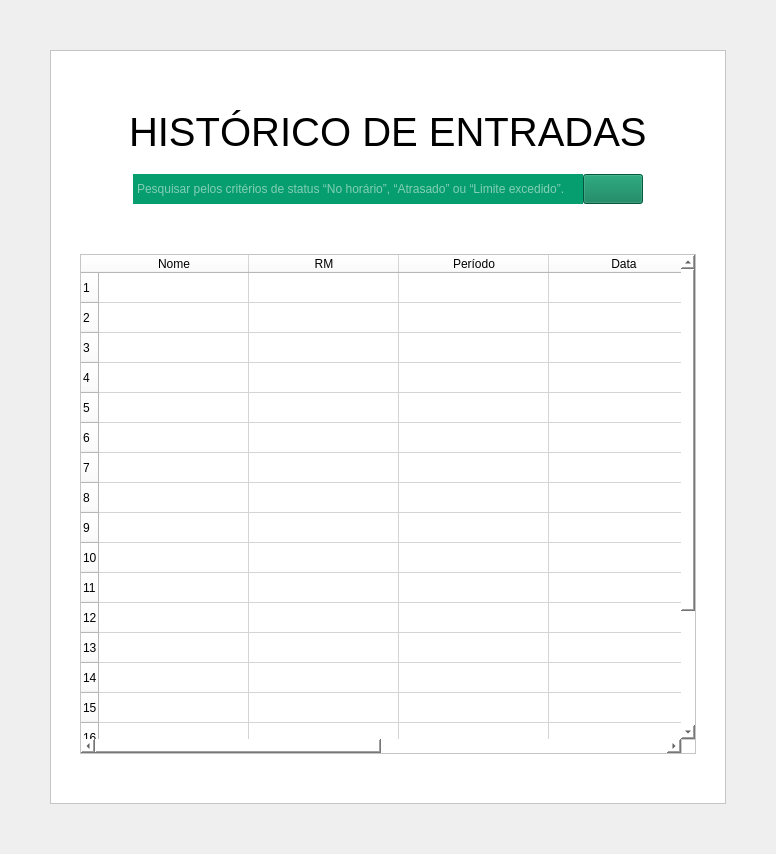
         <widget class="QWidget" name="pg_Entradas">
          <layout class="QGridLayout" name="gridLayout_3">
           <property name="leftMargin">
            <number>50</number>
           </property>
           <property name="topMargin">
            <number>50</number>
           </property>
           <property name="rightMargin">
            <number>50</number>
           </property>
           <property name="bottomMargin">
            <number>50</number>
           </property>
           <property name="spacing">
            <number>0</number>
           </property>
           <item row="0" column="0">
            <widget class="QFrame" name="frame_2">
             <property name="styleSheet">
              <string notr="true">background-color: rgb(255, 255, 255);</string>
             </property>
             <property name="frameShape">
              <enum>QFrame::StyledPanel</enum>
             </property>
             <property name="frameShadow">
              <enum>QFrame::Raised</enum>
             </property>
             <layout class="QGridLayout" name="gridLayout_2">
              <item row="0" column="0">
               <layout class="QVBoxLayout" name="verticalLayout_5">
                <property name="spacing">
                 <number>0</number>
                </property>
                <property name="leftMargin">
                 <number>20</number>
                </property>
                <property name="rightMargin">
                 <number>20</number>
                </property>
                <item>
                 <spacer name="verticalSpacer_6">
                  <property name="orientation">
                   <enum>Qt::Vertical</enum>
                  </property>
                  <property name="sizeHint" stdset="0">
                   <size>
                    <width>20</width>
                    <height>40</height>
                   </size>
                  </property>
                 </spacer>
                </item>
                <item>
                 <widget class="QWidget" name="widget_2" native="true">
                  <layout class="QHBoxLayout" name="horizontalLayout_4">
                   <item>
                    <spacer name="horizontalSpacer_4">
                     <property name="orientation">
                      <enum>Qt::Horizontal</enum>
                     </property>
                     <property name="sizeHint" stdset="0">
                      <size>
                       <width>40</width>
                       <height>20</height>
                      </size>
                     </property>
                    </spacer>
                   </item>
                   <item>
                    <widget class="QLabel" name="label_3">
                     <property name="font">
                      <font>
                       <family>Arial</family>
                       <pointsize>30</pointsize>
                      </font>
                     </property>
                     <property name="text">
                      <string>HISTÓRICO DE ENTRADAS</string>
                     </property>
                    </widget>
                   </item>
                   <item>
                    <spacer name="horizontalSpacer_6">
                     <property name="orientation">
                      <enum>Qt::Horizontal</enum>
                     </property>
                     <property name="sizeHint" stdset="0">
                      <size>
                       <width>40</width>
                       <height>20</height>
                      </size>
                     </property>
                    </spacer>
                   </item>
                  </layout>
                 </widget>
                </item>
                <item>
                 <layout class="QHBoxLayout" name="horizontalLayout_2">
                  <property name="spacing">
                   <number>0</number>
                  </property>
                  <property name="topMargin">
                   <number>10</number>
                  </property>
                  <property name="bottomMargin">
                   <number>10</number>
                  </property>
                  <item>
                   <spacer name="horizontalSpacer_7">
                    <property name="orientation">
                     <enum>Qt::Horizontal</enum>
                    </property>
                    <property name="sizeHint" stdset="0">
                     <size>
                      <width>40</width>
                      <height>20</height>
                     </size>
                    </property>
                   </spacer>
                  </item>
                  <item>
                   <widget class="QLineEdit" name="etyPesquisar_PgEntradas">
                    <property name="minimumSize">
                     <size>
                      <width>450</width>
                      <height>0</height>
                     </size>
                    </property>
                    <property name="maximumSize">
                     <size>
                      <width>16777215</width>
                      <height>30</height>
                     </size>
                    </property>
                    <property name="styleSheet">
                     <string notr="true">QLineEdit{
	background-color:#069E6E;
	border: 2px solid #069E6E;
	color: #ffffff;
}

</string>
                    </property>
                    <property name="placeholderText">
                     <string>Pesquisar pelos critérios de status “No horário”, “Atrasado” ou “Limite excedido”.</string>
                    </property>
                   </widget>
                  </item>
                  <item>
                   <widget class="QPushButton" name="btnPesquisar_PgEntradas">
                    <property name="minimumSize">
                     <size>
                      <width>60</width>
                      <height>30</height>
                     </size>
                    </property>
                    <property name="maximumSize">
                     <size>
                      <width>606</width>
                      <height>30</height>
                     </size>
                    </property>
                    <property name="styleSheet">
                     <string notr="true">QPushButton{
	background-color:#047b55;
	color:#ffffff;
}

QPushButton:hover{
	background-color: rgb(44, 97, 70);
}

QPushButton:pressed{
	background-color: rgb(2, 45, 29);
}
</string>
                    </property>
                    <property name="text">
                     <string/>
                    </property>
                    <property name="icon">
                     <iconset resource="../imagens/imagens_usadas.qrc">
                      <normaloff>:/imagens/imgPesquisar.png</normaloff>:/imagens/imgPesquisar.png</iconset>
                    </property>
                    <property name="iconSize">
                     <size>
                      <width>25</width>
                      <height>25</height>
                     </size>
                    </property>
                   </widget>
                  </item>
                  <item>
                   <spacer name="horizontalSpacer_8">
                    <property name="orientation">
                     <enum>Qt::Horizontal</enum>
                    </property>
                    <property name="sizeHint" stdset="0">
                     <size>
                      <width>40</width>
                      <height>20</height>
                     </size>
                    </property>
                   </spacer>
                  </item>
                 </layout>
                </item>
                <item>
                 <spacer name="verticalSpacer_5">
                  <property name="orientation">
                   <enum>Qt::Vertical</enum>
                  </property>
                  <property name="sizeHint" stdset="0">
                   <size>
                    <width>20</width>
                    <height>40</height>
                   </size>
                  </property>
                 </spacer>
                </item>
                <item>
                 <widget class="QTableWidget" name="tableWidget">
                  <property name="minimumSize">
                   <size>
                    <width>0</width>
                    <height>500</height>
                   </size>
                  </property>
                  <property name="maximumSize">
                   <size>
                    <width>16777215</width>
                    <height>650</height>
                   </size>
                  </property>
                  <property name="rowCount">
                   <number>20</number>
                  </property>
                  <attribute name="horizontalHeaderDefaultSectionSize">
                   <number>150</number>
                  </attribute>
                  <row/>
                  <row/>
                  <row/>
                  <row/>
                  <row/>
                  <row/>
                  <row/>
                  <row/>
                  <row/>
                  <row/>
                  <row/>
                  <row/>
                  <row/>
                  <row/>
                  <row/>
                  <row/>
                  <row/>
                  <row/>
                  <row/>
                  <row/>
                  <column>
                   <property name="text">
                    <string>Nome</string>
                   </property>
                  </column>
                  <column>
                   <property name="text">
                    <string>RM</string>
                   </property>
                  </column>
                  <column>
                   <property name="text">
                    <string>Período</string>
                   </property>
                  </column>
                  <column>
                   <property name="text">
                    <string>Data</string>
                   </property>
                  </column>
                  <column>
                   <property name="text">
                    <string>Horário</string>
                   </property>
                  </column>
                  <column>
                   <property name="text">
                    <string>Status</string>
                   </property>
                  </column>
                 </widget>
                </item>
                <item>
                 <spacer name="verticalSpacer_7">
                  <property name="orientation">
                   <enum>Qt::Vertical</enum>
                  </property>
                  <property name="sizeHint" stdset="0">
                   <size>
                    <width>20</width>
                    <height>40</height>
                   </size>
                  </property>
                 </spacer>
                </item>
               </layout>
              </item>
             </layout>
            </widget>
           </item>
          </layout>
         </widget>
